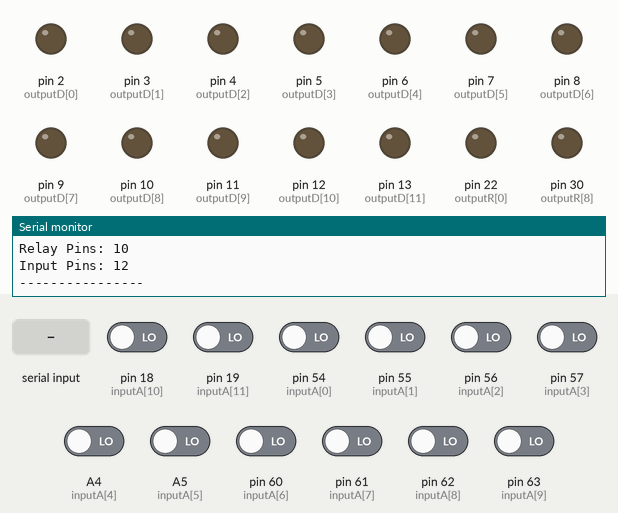
Bench run of a sketch on a simulated Arduino Mega 2560, built with avr-gcc and run on an emulated ATmega2560. On the bench: output pins drawn as LEDs (lit = HIGH), the last lines printed to the serial monitor. Inputs (shaded band) come from the test bench; at power-on: A4 (inputA[4]), A5 (inputA[5]), pin 18 (inputA[10]), pin 19 (inputA[11]), pin 54 (inputA[0]), pin 55 (inputA[1]), pin 56 (inputA[2]), pin 57 (inputA[3]), pin 60 (inputA[6]), pin 61 (inputA[7]), pin 62 (inputA[8]), pin 63 (inputA[9]) LOW.

Above: at 1.3 s.
1.4 s: "<30,150,10>" received over Serial
At 2.4 s:
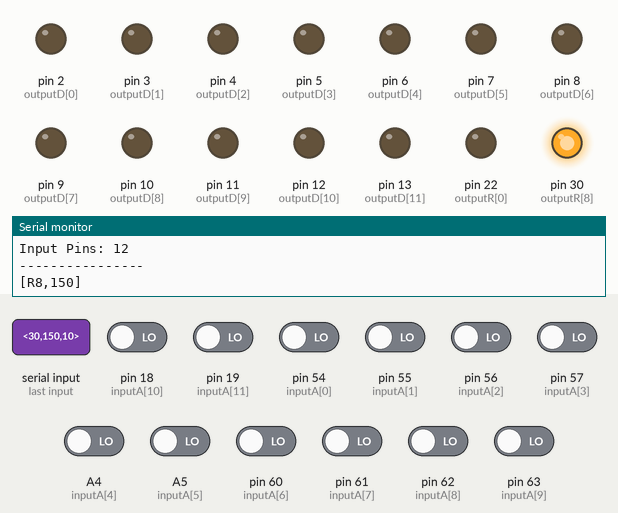
2.9 s: pin 18 (inputA[10]) driven HIGH
4.5 s: pin 54 (inputA[0]) driven HIGH
6.1 s: "<A,1>" received over Serial
7.6 s: "<2>" received over Serial
Timing chart, 0 to 10.1 s (numbered marks = the images above; inputs shaded):
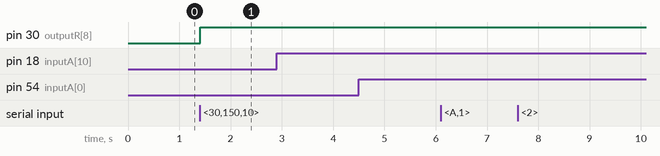

Measured:
- after the input at 1.4 s, pin 30 (outputR[8]): LOW → HIGH at once

The sketch:

ControllinoSerial.ino
```cpp
/*
  Main sketch for serial communication between
  Hintpad and Controllino MINI/MAXI/MEGA

  gregor [at] pfeffermind.de

  -> Send serial data to the Controllino in order to switch pins/relays on and off
  -> Controllino reports HIGH and LOW reads from input pins to Hintpad via serial connection

  Controllino PinOut sheets: https://controllino.biz/downloads/

  usage:
  send integers enclosed by < and > chars via serial port
  <pin, value>
  pin        the pin you want to switch
  value      0 = off, 1 = on

  NOTE:
  on the MINI analog inputs A4 and A5 are analog only!
  In order to work with Hintpad the values have to be digital,
  so A4 and A5 are mapped to digital values (see listenerfunc.h)

  Prints i/o info to serial monitor enclosed in square brackets:
  [pin, value]

  latest changes:
  - v1.1: support for additional input pins on MAXI/MEGA
  - v1.2.1: reports signals using IDs that are printed on the device
  - v1.2.2: button debounce fix

*/

String currentVersion = "1.2.2";

#include <Controllino.h>

// ****************************** //
// set up Controllino model here:
// 1 = MINI
// 2 = MAXI
// 3 = MEGA
#define CMODL 2
// ****************************** //

#if CMODL == 1
// MINI
// outputs
const int iocount1 = 8;
const int iocount2 = 6;
const int iocount3 = 8;
int outputD[] = {4, 5, 6, 7, 8, 9, A4, A5};
int outputR[] = {4, 5, 6, 7, 8, 9};
// inputs
int inputA[] = {CONTROLLINO_A0, CONTROLLINO_A1, CONTROLLINO_A2, CONTROLLINO_A3, CONTROLLINO_A4,
                CONTROLLINO_A5, CONTROLLINO_IN0, CONTROLLINO_IN1
               };

int inputVal[8]; // input values
int oldInputVal[8]; // old input values for debouncing
boolean isSent[8]; // sent flags

#elif CMODL == 2
// MAXI
// outputs
const int iocount1 = 12;
const int iocount2 = 10;
const int iocount3 = 12;
int outputD[] = {2, 3, 4, 5, 6, 7, 8, 9, 10, 11, 12, 13};
int outputR[] = {22, 23, 24, 25, 26, 27, 28, 29, 30, 31};
// inputs
int inputA[] = { CONTROLLINO_A0, CONTROLLINO_A1, CONTROLLINO_A2, CONTROLLINO_A3, CONTROLLINO_A4,
                 CONTROLLINO_A5, CONTROLLINO_A6, CONTROLLINO_A7, CONTROLLINO_A8, CONTROLLINO_A9,
                 CONTROLLINO_IN0, CONTROLLINO_IN1
               };

int inputVal[12]; // input values
int oldInputVal[12]; // old input values for debouncing
boolean isSent[12]; // sent flags
#elif CMODL == 3
// MEGA
// outputs
const int iocount1 = 20;
const int iocount2 = 16;
const int iocount3 = 21;
int outputD[] = {2, 3, 4, 5, 6, 7, 8, 9, 10, 11, 12, 13, 42, 43, 44, 45, 46, 47, 48, 49};
int outputR[] = {22, 23, 24, 25, 26, 27, 28, 29, 30, 31, 32, 33, 34, 35, 36, 37};
// inputs
int inputA[] = {CONTROLLINO_A0, CONTROLLINO_A1, CONTROLLINO_A2, CONTROLLINO_A3, CONTROLLINO_A4,
                CONTROLLINO_A5, CONTROLLINO_A6, CONTROLLINO_A7, CONTROLLINO_A8, CONTROLLINO_A9,
                CONTROLLINO_A10, CONTROLLINO_A11, CONTROLLINO_A12, CONTROLLINO_A13, CONTROLLINO_A14, CONTROLLINO_A15,
                CONTROLLINO_I16, CONTROLLINO_I17, CONTROLLINO_I18, CONTROLLINO_IN0, CONTROLLINO_IN1
               };

int inputVal[iocount3]; // input values
int oldInputVal[iocount3]; // old input values for debouncing
boolean isSent[iocount3]; // sent flags
#endif

// button de-bounce
int long debounceMS [iocount3]; // stores the current millis()-values for each input
int doDebounce [iocount3]; // button input debounce flags
const int debounceTime = 150; // in ms

#include "swfunc.h"
#include "listenerfunc.h"

void setup() {
  Serial.begin(9600);
  while (!Serial) {
    ; // wait for serial port
  }

  // welcome message
  Serial.println("CONTROLLINO SERIAL READY!");
  Serial.println ("Ver. " + currentVersion);
  Serial.println ("Built on " __DATE__ " at " __TIME__);
  Serial.print ("Controllino model #"); Serial.println ( CMODL );
  Serial.println("----------------");
  Serial.print ("Digital Pins: "); Serial.println ( iocount1 );
  Serial.print ("Relay Pins: "); Serial.println ( iocount2 );
  Serial.print ("Input Pins: "); Serial.println ( iocount3 );
  Serial.println("----------------");

  for (int i = 0; i < iocount3; i++) {
    pinMode (inputA[i], INPUT);
  }
  for (int i = 0; i < iocount2; i++) {
    pinMode (outputR[i], OUTPUT);
  }
  for (int j = 0; j < iocount1; j++) {
    pinMode (outputD[j], OUTPUT);
  }
}

void loop() {
  listenSerial();
  listenPins();
}
```

listenerfunc.h
```cpp
/*
   Serial and pin listener functions
   debounces button/trigger inputs
*/

#include <Arduino.h>
boolean newData = false;
int sArduPin, sPinValue, sPinDuration;  // stores incoming integers from serial connection
char receivedChars[32];                 // stores the whole message coming from Hintpad
int inMessage [] = { 0 , 0 , 0 };       // stores single values of a message coming from Hintpad
String sendStrg;
int btnCounter = 0;

void showParsedData() {
  if (receivedChars[0] != 0) {
    Serial.print("[");
    Serial.print(inMessage[0]); Serial.print(","); Serial.print(inMessage[1]); Serial.print(","); Serial.print(inMessage[2]);
    Serial.println("]");
    newData = false;
  }
}

void parseData (int *theMessage) {
  // split the data into its parts using strtok
  char * strtokIndx; // this is used by strtok() as an index
  strtokIndx = strtok(receivedChars, ",");  // get the first part
  String tmpStrtok = String(strtokIndx);
  if (tmpStrtok.indexOf("A") < 0) {
    sArduPin = atoi (strtokIndx);     // convert to int
  } else {
    // on the MINI, digital outputs D6 and D7 are mapped to A4 and A5
    // i.e. if you want to turn on D6 you have to digitalWrite (A4, HIGH);
    // Hinpad already sends A4,A5 to switch D6,D7 but we cannot convert string to constant name
    // so we need to re-map the string here:
    (tmpStrtok == "A4") ? sArduPin = A4 : sArduPin = A5;
  }
  strtokIndx = strtok(NULL, ",");   // continue...
  sPinValue = atoi(strtokIndx);
  strtokIndx = strtok(NULL, ",");
  sPinDuration = atoi(strtokIndx);
  newData = false;
  theMessage[0] = sArduPin;
  theMessage[1] = sPinValue;
  theMessage[2] = sPinDuration;
}

void clearData () {
  for ( int i = 0; i < sizeof(receivedChars);  ++i )
    receivedChars[i] = (char)0;
}

void listenSerial() {
  static boolean recvInProgress = false; // used to ignore inputs without start and end markers
  static byte ndx = 0;
  char startMarker = '<';
  char endMarker = '>';
  char rc;
  while (Serial.available() > 0 && newData == false) {
    rc = Serial.read();
    if (recvInProgress == true) {
      if (rc != endMarker) {
        receivedChars[ndx] = rc;
        ndx++;
        if (ndx >= 32) { // prevent overflow
          ndx = 31;
        }
      } else {
        receivedChars[ndx] = '\0'; // terminate the string
        recvInProgress = false;
        ndx = 0;
        newData = true;
        parseData (&inMessage[0]);

        // find output-pin in arrays
        int outputPin = inMessage[0];
        int outputType = 0; // 0=None[default], 1=Digital, 2=Relay
        int newValue = inMessage[1];
        int posInArray;

        // try to find the pin in the relay pin list
        for (int i = 0; i < iocount2; i++) {
          if (outputR[i] == outputPin) {
            outputType = 2; // it's a relay!
            posInArray = i;
          }
        }

        // also go through outputD even if we already have found a relay
        // ~~> on the MINI, D and R pins are the same
        for (int j = 0; j < iocount1; j++) {
          if (outputD[j] == outputPin) {
            outputType = 1; // it's a digital pin!
            posInArray = j;
          }
        }
        turnDR ( outputPin, newValue, outputType, posInArray ); // see swfunc.h
        clearData (); // we're done
      }
    } else if (rc == startMarker) {
      recvInProgress = true;
    }
  }
}

void listenPins () {
  // listen for inputs on A0 - AX and send event string via serial
  for (int i = 0; i < iocount3; i++) {
    String serString;
    inputVal[i] = digitalRead(inputA[i]);

    // ANALOG INPUT MAPPING
    // when using MINI, read A4 and A5 (analog only!) again
    // and convert them to digital HIGH/LOW values, using a threshold
    if (CMODL == 1) {
      if  (i >= 4 && i <= 5) {
        int aInput  = analogRead (inputA[i]) ; // temporarily store the analog input value
        int aThreshold = 700; // the HIGH/LOW treshold of the analog pin
        if (aInput >= aThreshold) {
          inputVal[i] = HIGH;
        } else {
          inputVal[i] = LOW;
        }
      }
    }

    // debounce inputs
    if (inputVal[i] == HIGH ) {
      if (doDebounce[i] == false && isSent[i] == false) {
        doDebounce[i] = true;
        debounceMS[i] = millis();
      }
      if ( isSent[i] == false &&  millis() - debounceMS[i] >= debounceTime && doDebounce[i] == true) {
        debounceMS[i] = millis();
        doDebounce[i] = false;
        isSent[i] = true;

        serString = "[A"; // default
        serString += i;   // default

        // MINI
        if (CMODL == 1) {
          if (i == 6) {
            serString = "[IN0";
          }
          if (i == 7) {
            serString = "[IN1";
          }
        }

        // MAXI
        if (CMODL == 2) {
          if (i == 10) {
            serString = "[IN0";
          }
          if (i == 11) {
            serString = "[IN1";
          }
        }

        // MEGA
        if (CMODL == 3) {
          if (i >= 16 && i <= 18) {
            serString = "[I";
            serString += i;
          }
          if (i == 19) {
            serString = "[IN0";
          }
          if (i == 20) {
            serString = "[IN1";
          }
        }

        serString += ",1]";
        Serial.println(serString); // REPORT via serial
        btnCounter += 1;

      }
    } else if (inputVal[i] == LOW && isSent[i] == true) {
      if (doDebounce[i] == false) {
        debounceMS[i] = millis();
        doDebounce[i] = true;
      }
      if (millis() - debounceMS[i] >= debounceTime) {
        isSent[i] = false;
        debounceMS[i] = millis();
        doDebounce[i] = false;

        serString = "[A"; // default
        serString += i;   // default

        // MINI
        if (CMODL == 1) {
          if (i == 6) {
            serString = "[IN0";
          }
          if (i == 7) {
            serString = "[IN1";
          }
        }

        // MAXI
        if (CMODL == 2) {
          if (i == 10) {
            serString = "[IN0";
          }
          if (i == 11) {
            serString = "[IN1";
          }
        }

        // MEGA
        if (CMODL == 3) {
          if (i >= 16 && i <= 18) {
            serString = "[I";
            serString += i;
          }
          if (i == 19) {
            serString = "[IN0";
          }
          if (i == 20) {
            serString = "[IN1";
          }
        }

        serString += ",0]";
        Serial.println(serString); // REPORT via serial
      }
    }  else {
      debounceMS[i] = millis();
      doDebounce[i] = false;
    }
  }
}
```

swfunc.h
```cpp
/*
   switch functions for controllino
*/

#include <Arduino.h>

// switch digital pins and relays
void turnDR ( int thePin, int newValue, int outputType, int posInArray) {
  String serString; // string that will be sent via serial
  // compose serial string
  if (outputType == 1) {
    serString = "[D";
    serString += posInArray;
    serString += ",";
    serString += newValue;
    serString += "]";
    digitalWrite(outputD[posInArray], newValue); // switch the pin
  } else if (outputType == 2) {
    serString = "[R";
    serString += posInArray;
    serString += ",";
    serString += newValue;
    serString += "]";
    digitalWrite(outputR[posInArray], newValue); // switch the pin
  } else {
    serString = "[ERROR]";
  }
  Serial.println(serString); // REPORT via serial
}
```
